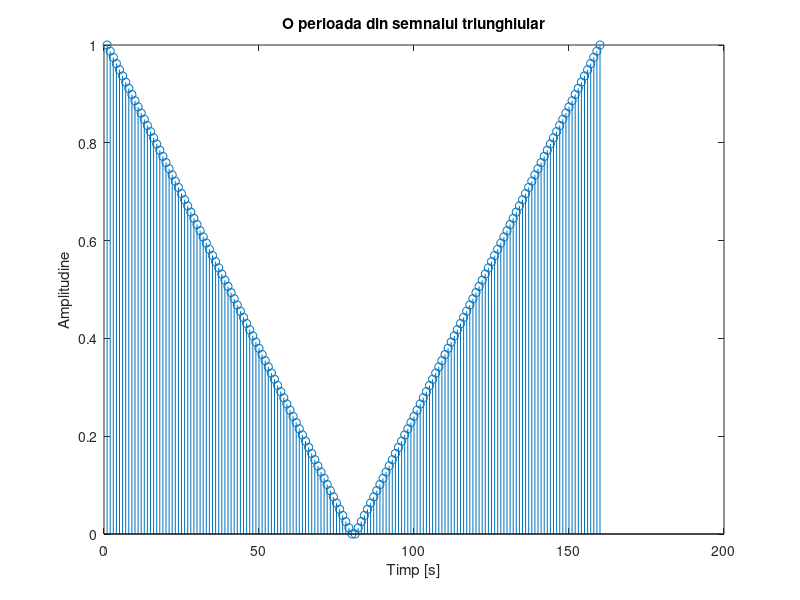
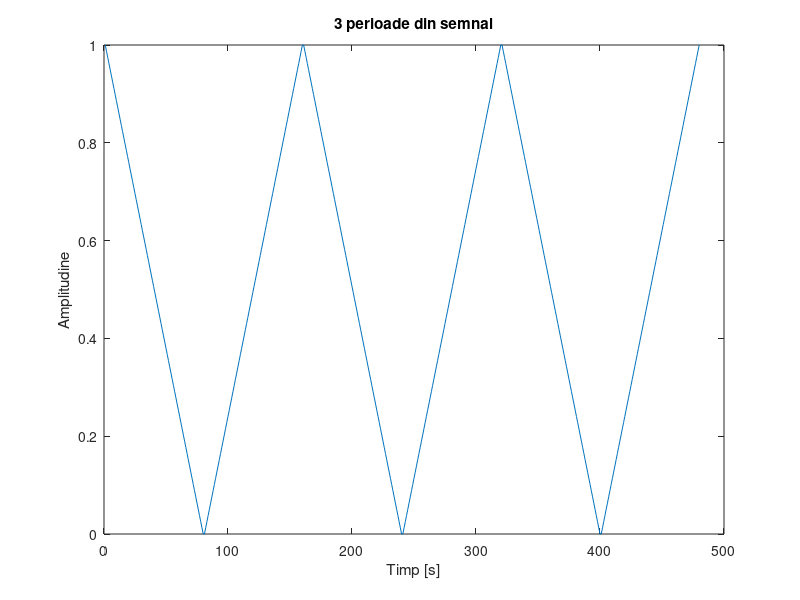
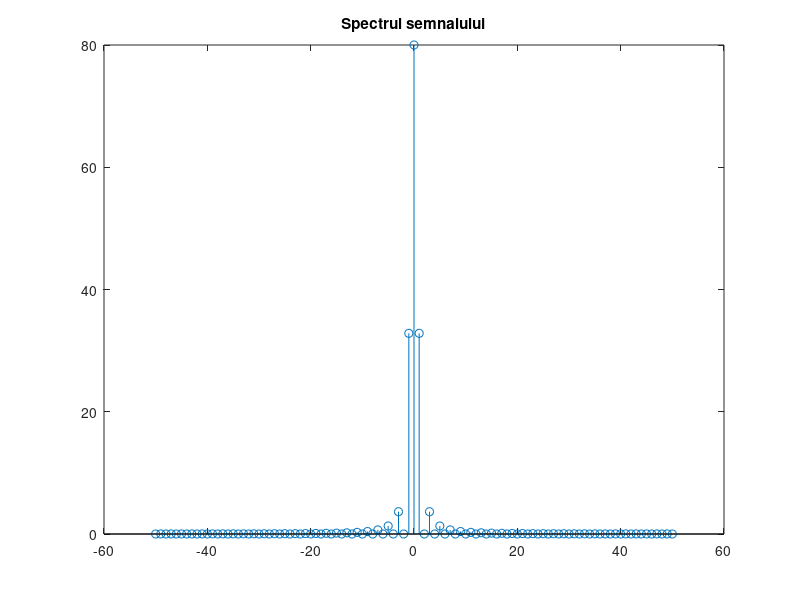
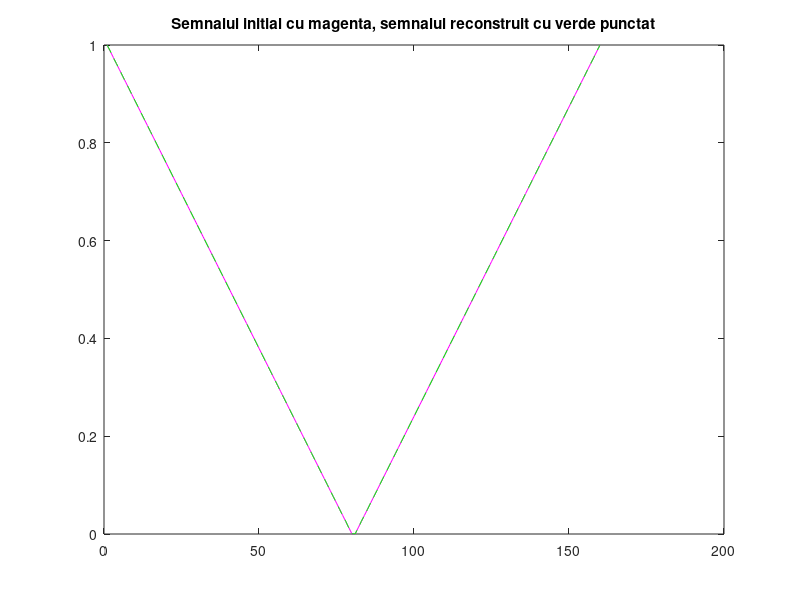

Source code (MATLAB) for these figures, in order:
%Semnale si Programare
%Tema2: Mini Proiect2
%Executat: Stoica Mihail 422D

P=40; %perioada
D=20; %numarul din lista cu studnenti ;
N=50; %numarul de coeficienti Fourier
f=1/P; %frecventa semnalului
w0=2*pi*f; %frecventa normata
rez=10*f; %rezolutia semnalului - trebuie sa fie minim 2*f pentru a respecta conditia Nyquist
inter1=D/rez;%cate esantioane sunt pe frontul descrescator/crescator al semnalului
s1=[linspace(1,0,inter1),linspace(0,1,P/rez-inter1)]; %o perioada din semnalul triunghiular
%linspace genereaza un vector de esantioane egal departate, intre un anumit
%interval
t=0:rez:P; %timpul echivalent petru o perioada
perioada=P/rez;%cate esantioane avem intr-o perioada
stem(s1)
title('O perioada din semnalul triunghiular')
xlabel('Timp [s]')
ylabel('Amplitudine')

semnal=repmat(s1,1,3);%repetam semnalul initial de 3 ori
figure
plot(semnal)
title('3 perioade din semnal')
xlabel('Timp [s]')
ylabel('Amplitudine')

%calculam coeficientii Xk corespunzatori seriei Fourier Complexa
xk=zeros(1,2*N+1);
for m=-N:1:N
    for l=1:1:perioada
    xk(m+N+1)= xk(m+N+1)+semnal(l)*exp(-1i*m*w0*t(l));
    end
end
figure
stem((-N:N),abs(xk))
title('Spectrul semnalului') % 
s_reconstruit=zeros(1,perioada); %initializam semnalul ce va fi reconstruit
for l=1:1:perioada
    for m=-N:1:N
        s_reconstruit(l)= s_reconstruit(l)+xk(m+N+1)*exp(1i*m*w0*t(l)); %1i= sqrt(-1)
    end
end
s_reconstruit=s_reconstruit/perioada;% normam semnalul reconstruit pentru a avea o amplitudine similara cu cel initial
figure
plot(s1,'color','m')
hold on
plot(real(s_reconstruit),'--','color','g')
title('Semnalul initial cu magenta, semnalul reconstruit cu verde punctat')
%pentru N<10 se vede mai bine diferenta intre semnalul initial si cel
%reconstruit